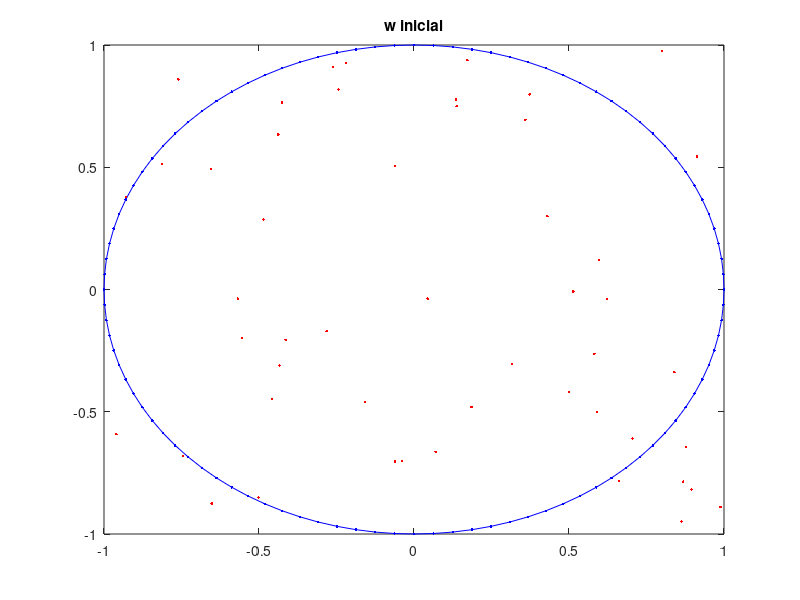

This figure's MATLAB source: (Note: a time limit stopped this script after it produced the figure.)
% en el del viajante poner mas neuronas qe ciudades, pero que no supere
% 2 veces la cantidad de ciudades


% Hay que unir con lineas los pesos de las neuronas adyacentes
clear all;
clc;
M = 50; % cantidad de puntos
N = M*2; % numero de neuronas
aprendizaje = 0.01;
sigma = 0.5;
k = sigma/10;
limite = 5e-3;

iteraciones = 100;

puntos = rand(M,2)*2 -1;

w = zeros(N,2);
for i = 1:N
    alfa = 2*pi*i/N;
    w(i,:) = [cos(alfa) sin(alfa)];
end

figure;
plot([w(:,1)' w(1,1)], [w(:,2)' w(1,2)], '.-b');
hold on;
plot(puntos(:,1), puntos(:,2), '.r');
title('w inicial');
saveas( gcf, fullfile('ej3','0'), 'jpg' );

iteracion = 1;
while sigma > limite
   
    for n = 1:iteraciones
    
        for i = 1:size(w,1)

            incremento = 0;

            for mu = 1:size(puntos,1);

                divisor = 0;
                for j = 1:size(w,1)
                    aux = exp(-( norm(puntos(mu,:) - w(j,:)) )^2/(2*sigma^2));
                    divisor = divisor + aux;
                end

                vecindad = exp(-(( norm(puntos(mu,:) - w(i,:)) )^2)/(2*sigma^2)) / divisor;
                incremento = incremento + vecindad * (puntos(mu,:) - w(i,:));

            end

            if i == 1
                fuerza_elastica =  k * (w(i+1,:) - 2*w(i,:) + w(end,:));
            elseif i == size(w,1)
                fuerza_elastica =  k * (w(1,:) - 2*w(i,:) + w(i-1,:));
            else
                fuerza_elastica =  k * (w(i+1,:) - 2*w(i,:) + w(i-1,:));
            end

            incremento = aprendizaje * (incremento + fuerza_elastica);

            w(i,:) = w(i,:) + incremento;

        end

    end
    
    figure;
    plot([w(:,1)' w(1,1)], [w(:,2)' w(1,2)], '.-b');
    hold on;
    plot(puntos(:,1), puntos(:,2), '.r');
    title(['sigma = ' num2str(sigma) ' k = ' num2str(k)]);
    saveas( gcf, fullfile('ej3',num2str(iteracion)), 'jpg' );
    iteracion = iteracion + 1;
    sigma = sigma*0.9;
    k = sigma/10;
end


if ~exist('data','dir')
    mkdir('data');
end

contador = 1;
continuar = true;

while continuar
    archivo = fullfile('data',['ej3_v' num2str(contador) '.mat']);
    if ~exist(archivo, 'file')
        continuar = false;        
    end
    contador = contador + 1;
end
save(archivo);
